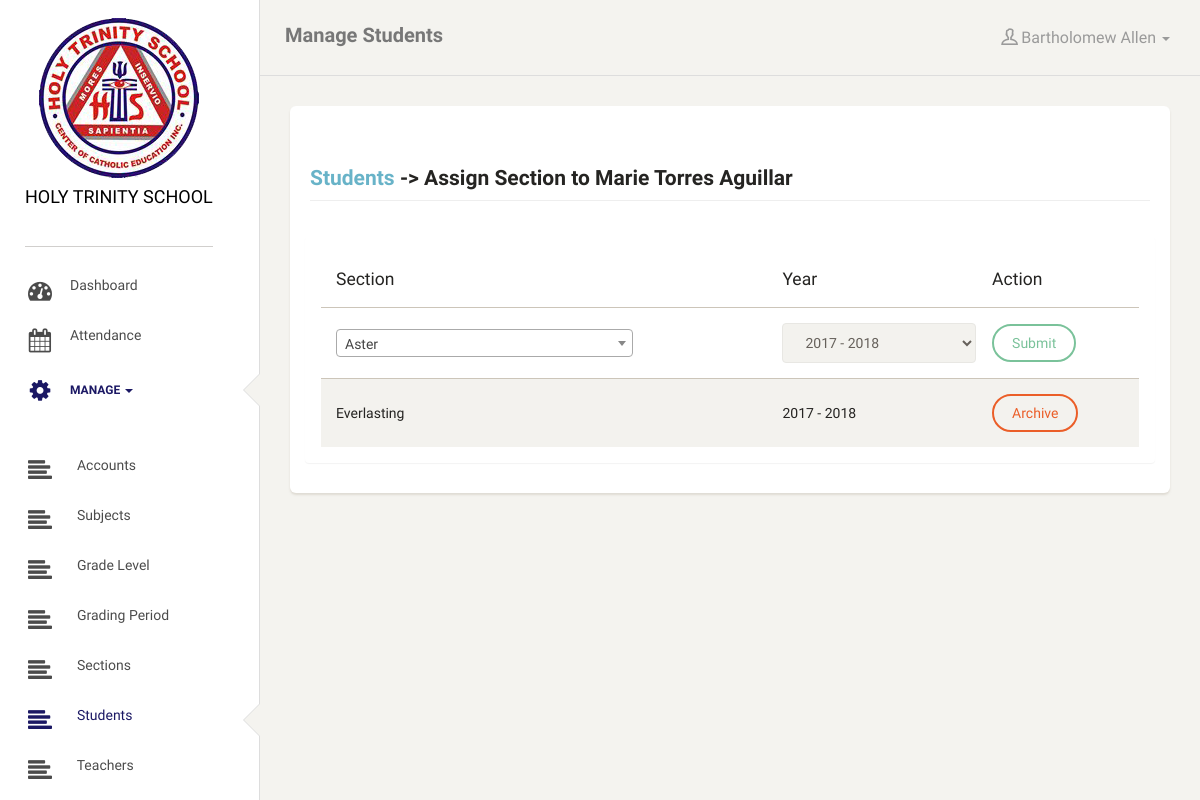
/students.php?s=assg_sc&sid=35 (signed in), run on the app's committed database.
### tables this page shows
CREATE TABLE `students` (
  `student_id` int(11) NOT NULL AUTO_INCREMENT,
  `student_idno` varchar(255) NOT NULL,
  `student_barcode` varchar(255) NOT NULL,
  `last_name` varchar(255) NOT NULL,
  `first_name` varchar(255) NOT NULL,
  `middle_name` varchar(255) NOT NULL,
  `suffix` varchar(100) NOT NULL,
  `birthdate` date NOT NULL,
  `contact_no` varchar(20) NOT NULL,
  `image_1` text NOT NULL,
  `archive_status` int(11) NOT NULL,
  PRIMARY KEY (`student_id`)
);

CREATE TABLE `student_section` (
  `student_level_id` int(11) NOT NULL AUTO_INCREMENT,
  `student_id` int(11) NOT NULL,
  `section_id` int(11) NOT NULL,
  `schoolyear_id` int(11) NOT NULL,
  `archive_status` int(11) NOT NULL,
  PRIMARY KEY (`student_level_id`)
);

CREATE TABLE `sections` (
  `section_id` int(11) NOT NULL AUTO_INCREMENT,
  `gradelevel_id` int(11) NOT NULL,
  `section_description` varchar(255) NOT NULL,
  `archive_status` int(11) NOT NULL,
  PRIMARY KEY (`section_id`)
);

CREATE TABLE `year` (
  `id` int(11) NOT NULL AUTO_INCREMENT,
  `year1` int(11) NOT NULL,
  `year2` int(11) NOT NULL,
  PRIMARY KEY (`id`)
);

### includes/functions.php (called while the page is built, shortened)
<?php
function displayStudentName($id){
    global $connection;
    $query = "SELECT * FROM students WHERE student_id = {$id}";
    $result = mysqli_query($connection, $query);
    $row = mysqli_fetch_array($result);
    return $row['first_name'] . " " . $row['middle_name'] . " " . $row['last_name'];
}
function displaySectionDesc($id){
    global $connection;
    $query = "SELECT * FROM sections WHERE section_id = {$id}";
    $result = mysqli_query($connection, $query);
    $row = mysqli_fetch_array($result);
    return $row['section_description'];
}
function displayAcadYear($id){
    global $connection;
    $query = "SELECT * FROM year WHERE id = {$id}";
    $result = mysqli_query($connection, $query);
    $row = mysqli_fetch_array($result);
    return $row['year1'] . " - " . $row['year2'];
}

### includes/students_assignsection.php (the view, shortened to what this page needs)
<div class="row">
    <div class="col-lg-12">
        <div class="panel panel-body">
            <table class="table table-striped">
                <thead>
                    <tr>
                        <th>Section</th>
                        <th>Year</th>
                        <th>Action</th>
                    </tr>
                </thead>
                <tbody>
                    <form action="students.php?s=exec" method="post">
                        <tr>
                            <td>
                            </td>
                            <td>
                                <select name="year_id" class="form-control">
                                    <?php
                                    $currentY = date("Y");
                                    $queryYear = "SELECT * FROM schoolyear";
                                    $resultYear = mysqli_query($connection, $queryYear);
                                    while($rowYear = mysqli_fetch_array($resultYear)){
                                        ?>
                                        <option value="<?= $rowYear[0] ?>"<?php if($currentY==$rowYear['year1']) echo "selected" ?> ><?= $rowYear['year1'] . " - " . $rowYear['year2'] ?></option>
                                        <?php
                                    } ?>
                                </select>
                            </td>
                            <td>
                                <input type="submit" class="btn btn-success" name="assign_section">
                            </td>
                        </tr>
                    </form>
                    <?php
                    $queryAssign = "SELECT * FROM students AS a LEFT JOIN student_section AS b ON a.student_id=b.student_id LEFT JOIN sections AS c ON b.section_id=c.section_id WHERE a.student_id = {$_GET['sid']} AND a.archive_status = 0 AND c.archive_status = 0 AND b.archive_status = 0";
                    $resultAssign = mysqli_query($connection, $queryAssign);
                    while($rowAssign = mysqli_fetch_array($resultAssign)){
                    ?>
                        <tr>
                            <td>
                                <?= displaySectionDesc($rowAssign['section_id']) ?>
                            </td>
                            <td>
                                <?= displayAcadYear($rowAssign['schoolyear_id']) ?>
                            </td>
                            <td><a href="#" id="archive_assignsection<?= $rowAssign['student_level_id'] ?>" class="btn btn-danger">Archive</a></td>
                        </tr>
                        <?php } ?>
                </tbody>
            </table>
        </div>
    </div>
</div>

### students.php (shortened to what this page needs)
<?php include("includes/header.php") ?>
    <?php include("includes/side-nav.php") ?>
    <?php include("includes/top-nav.php") ?>
    <div class="content">
        <div class="container-fluid">
            <div class="card">
                <div class="header">
                    <?php
            if(isset($_GET['s'])&&$_GET['s']=="add")
                echo '<h4 class="page-header"><a href="students.php">Students</a> -> Add New</h4>';
            elseif(isset($_GET['s'])&&$_GET['s']=="assg_sc")
                echo '<h4 class="page-header"><a href="students.php">Students</a> -> Assign Section to '.displayStudentName($_GET['sid']).'</h4>';
            elseif(isset($_GET['s'])&&$_GET['s']=="view")
                echo '<h4 class="page-header"><a href="students.php">Students</a> -> View Information of '.displayStudentName($_GET['sid']).'</h4>';
            elseif(isset($_GET['s'])&&$_GET['s']=="edit")
                echo '<h4 class="page-header"><a href="students.php">Students</a> -> Update Information of '.displayStudentName($_GET['sid']).'</h4>';
            elseif(isset($_GET['s'])&&$_GET['s']=="shft_sc")
                echo '<h4 class="page-header"><a href="students.php">Students</a> -> Shift Section of '.displayStudentName($_GET['sid']).'</h4>';
            elseif(isset($_GET['s'])&&$_GET['s']=="batch_assign")
                echo '<h4 class="page-header"><a href="students.php">Students</a> -> Batch Assigning of Sections</h4>';
            else
                echo '<h4 class="page-header">Students</h4>';
                        ?>
                </div>
                <div class="content">
                    <?php
                if(isset($_GET['s'])) $source = $_GET['s']; else $source = '';
                   switch($source){
                       case 'assg_sc':
                           include "includes/students_assignsection.php";
                           break;
                   }
               ?>
                </div>
            </div>
        </div>
    </div>
    <?php include("includes/footer.php") ?>

### data on the page
students: displayStudentName($_GET['sid']) "Marie Torres Aguillar"
student_section: section.section_description "Everlasting", schoolyear.year2 "2017 - 2018"

### other printed values
$activePage "Manage Students"
$_SESSION['hts_user_firstname'] "Bartholomew"
$_SESSION['hts_user_lastname'] "Allen"
form field year_id "2017 - 2018"
